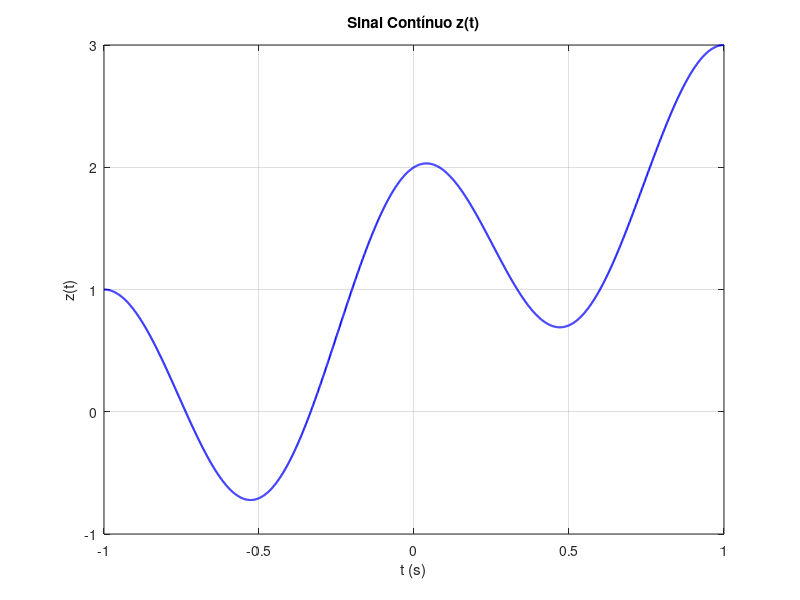
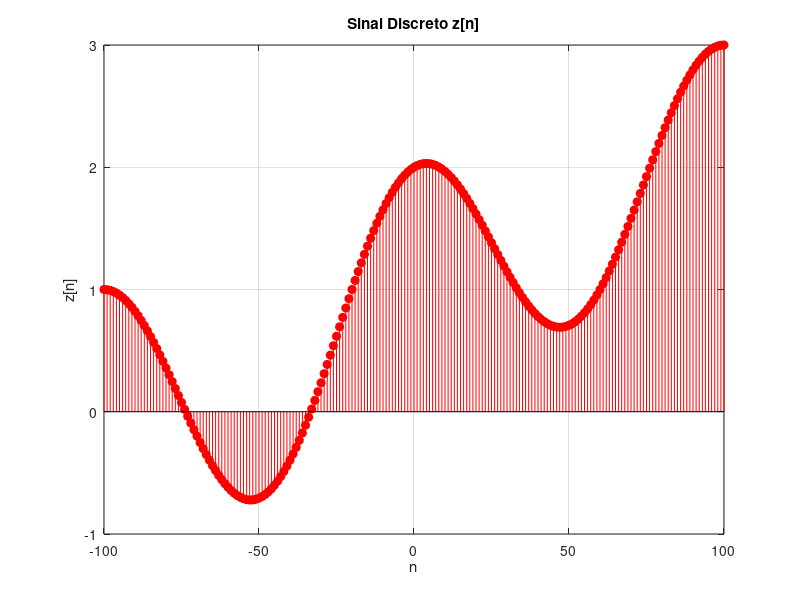
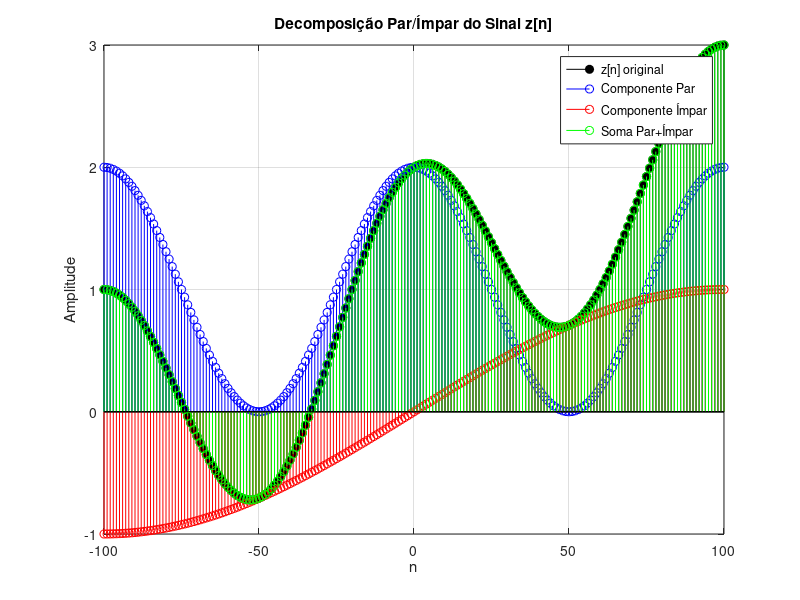

Write MATLAB code to recreate these figures, in order.
% Laboratório 1
% PARTE 1

% Frequência angular e em Hz para o seno e cosseno (cálculo está no documento)
w_sin = 0.5*pi;
f_sin = w_sin/(2*pi);

w_cos = 2*pi;
f_cos = w_cos/(2*pi);

disp('--- Parte 1: Frequências ---');
fprintf('Seno: w = %.2f rad/s , f = %.2f Hz\n', w_sin, f_sin);
fprintf('Cosseno: w = %.2f rad/s , f = %.2f Hz\n\n', w_cos, f_cos);

% PARTE 2: Representação do sinal contínuo

t = -1:0.001:1;  % intervalo pedido na questão
z = sin(0.5*pi*t) + cos(2*pi*t) + 1;

figure;
plot(t, z, 'b', 'LineWidth', 1.5);
grid on;
xlabel('t (s)');
ylabel('z(t)');
title('Sinal Contínuo z(t)');

% PARTE 3: Discretização do sinal

Ts = 0.01;        % período de amostragem
n = -100:100;     % índices discretos
t_n = n*Ts;       % tempo discreto

z_n = sin(0.5*pi*t_n) + cos(2*pi*t_n) + 1;

% Frequências no sinal discreto
% Frequência normalizada (ciclos/amostra)
f_sin_d = f_sin*Ts;
f_cos_d = f_cos*Ts;

% Frequência angular normalizada (rad/amostra)
w_sin_d = 2*pi*f_sin_d;
w_cos_d = 2*pi*f_cos_d;

disp('--- Parte 3: Frequências discretas ---');
fprintf('Seno: w = %.2f rad/amostra , f = %.2f ciclos/amostra\n', w_sin_d, f_sin_d);
fprintf('Cosseno: w = %.2f rad/amostra , f = %.2f ciclos/amostra\n\n', w_cos_d, f_cos_d);

% PARTE 4: Representação do sinal discreto

figure;
stem(n, z_n, 'r', 'filled');
grid on;
xlabel('n');
ylabel('z[n]');
title('Sinal Discreto z[n]');

% PARTE 5 e 6: Funções para componente par e ímpar

function xp = parte_par(x)
    xp = (x + fliplr(x)) / 2;
end

function xi = parte_impar(x)
    xi = (x - fliplr(x)) / 2;
end

% PARTE 7: Visualização das componentes

z_par = parte_par(z_n);
z_impar = parte_impar(z_n);

figure('Position', [100 100 1200 600]);

stem(n, z_n, 'k', 'filled'); hold on;
stem(n, z_par, 'b');
stem(n, z_impar, 'r');
stem(n, z_par + z_impar, 'g');
legend('z[n] original', 'Componente Par', 'Componente Ímpar', 'Soma Par+Ímpar');
grid on;
title('Decomposição Par/Ímpar do Sinal z[n]');
xlabel('n');
ylabel('Amplitude');


